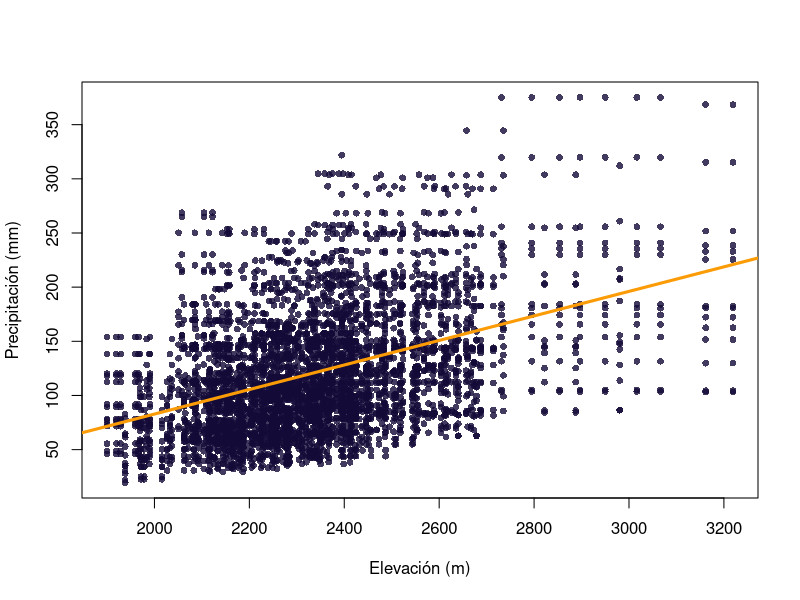
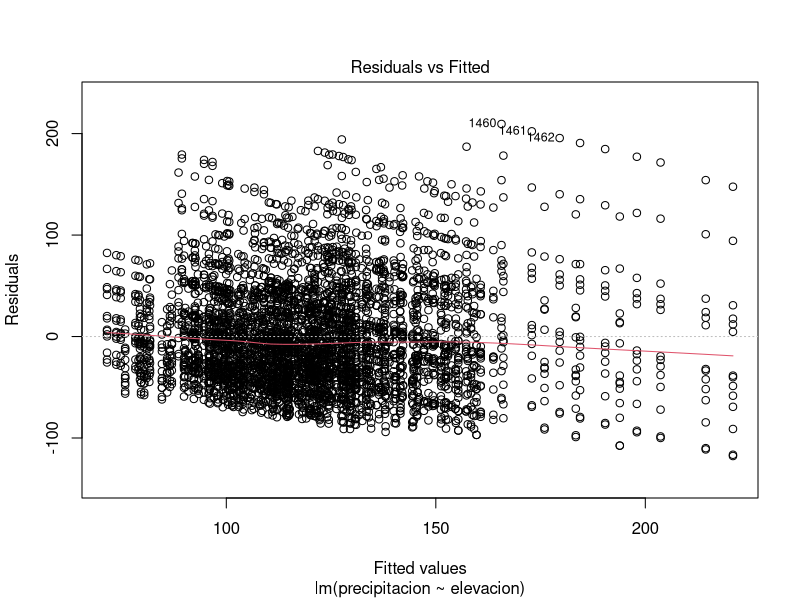
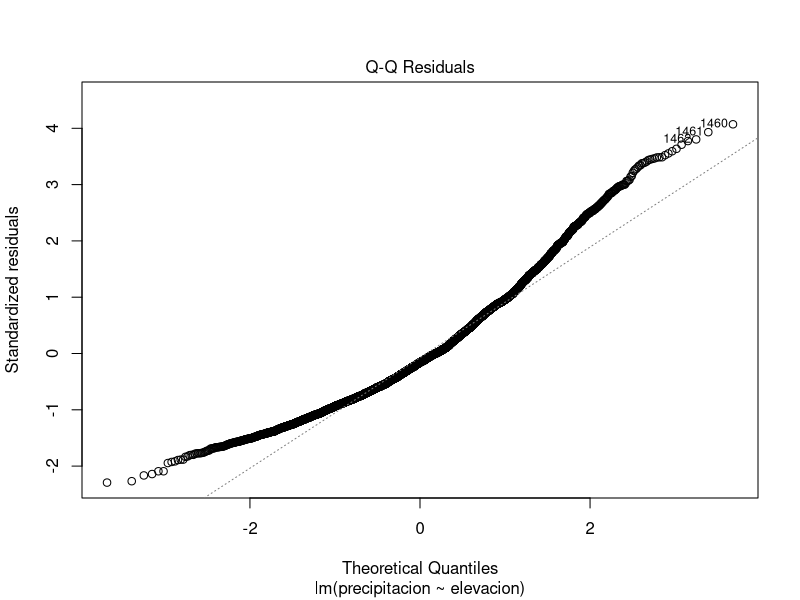
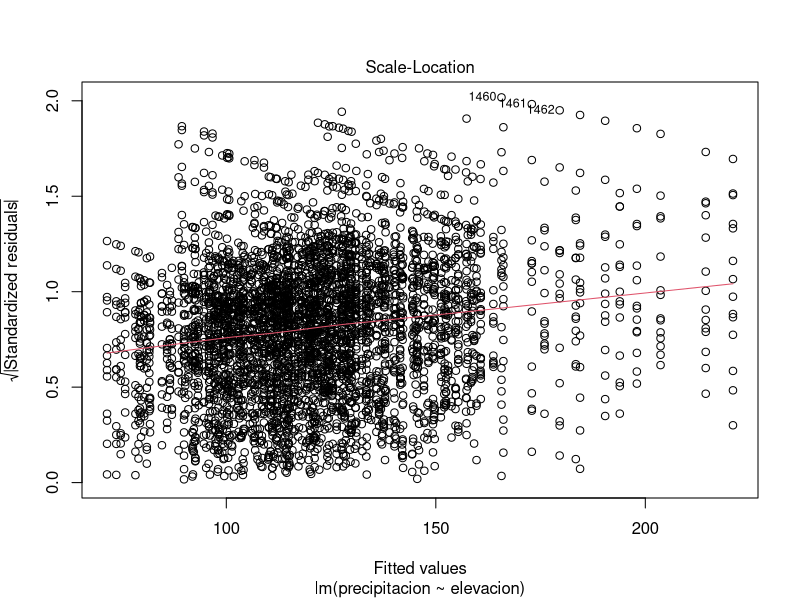
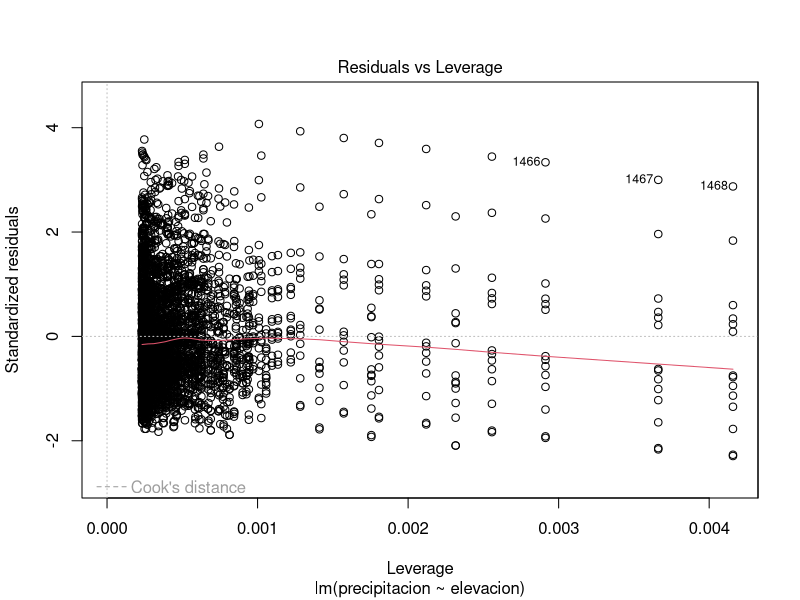
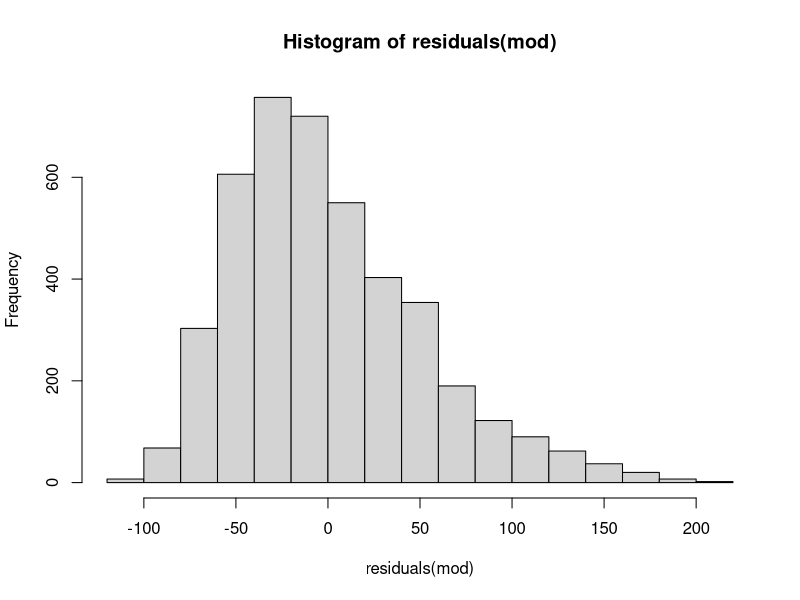
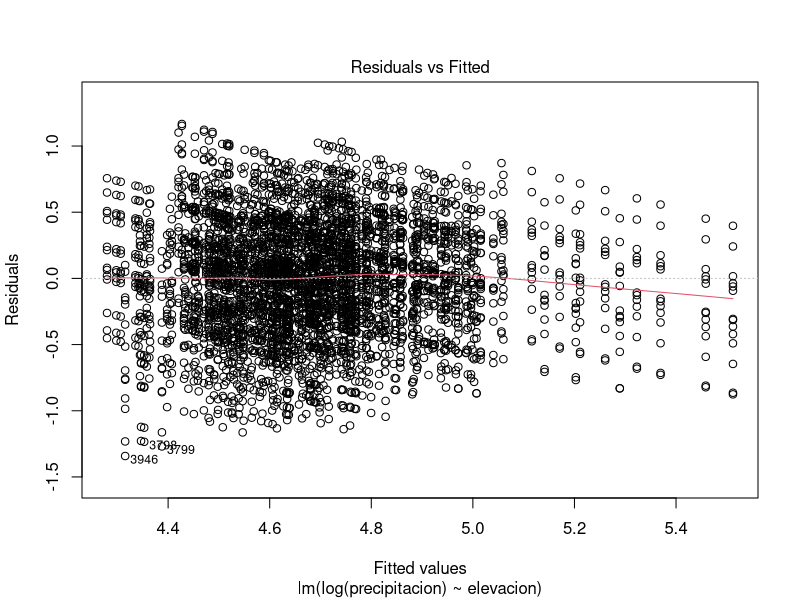
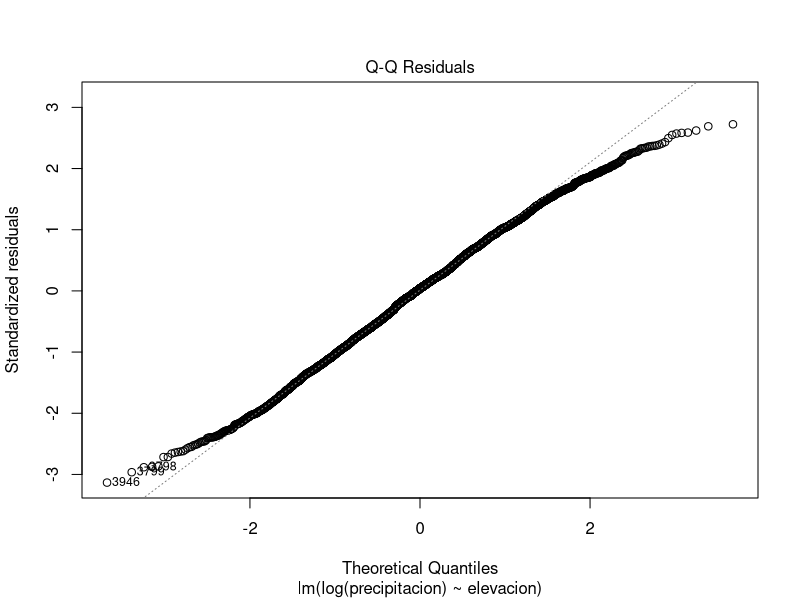

Recreate these plots in R, in order.
## Distribución normal

# cargamos los paquetes de funciones que usaremos
library(viridisLite)
library(ggplot2)

# para replicar los mismos resultados en cada participante
# usamos set.seed para que cada generacion aleatoria
# nos entregue los exactos mismos resultados
set.seed(111)

# ajustamos una paleta de colores para los graficos
col_palette <- inferno(256)

# cargamos los datos
repuesta <- read.csv("data/bird_community.csv", stringsAsFactors = FALSE)[, -1]
predictores <- read.csv("data/predictor_variables.csv", stringsAsFactors = FALSE)

# datos de la variable respuesta continua: 
# precipitación, temperatura mínima y temperatura máxima
precipitacion <- predictores$precipitation

# elevación en metros
elevacion <- predictores$elevation_m

### generamos un gráfico personalizado
# para visualizar los datos
plot(precipitacion ~ elevacion, # formula a graficar
     pch = 16, # tamaño del punto de observación
     cex = 0.9, # grado de transparencia (90%)?
     col = alpha(col_palette[25], 0.8),
     xlab = "Elevación (m)", ylab = "Precipitación (mm)") # rótulos de los ejes
abline(lm(precipitacion ~ elevacion), # abline es una función para agregar una linea en general 
       col = col_palette[200], lwd = 3) # si es usando "abline(lm(formula))" sera de un modelo lineal 



### Ajustando una regresión lineal en R
  
# lm ajusta un modelo lineal usando una formula 
mod <- lm(precipitacion ~ elevacion) # precipitación es var. respuesta
# y elevación su var. predictora

# chequeo visual de los resultados
plot(mod)

# summarise es una función para reportar un resumen del modelo
summary(mod)
  

### Diagnostico y evaluación de los modelos
  
## evaluacion visual de normalidad de los residuales
hist(residuals(mod)) # hist genera un histograma
# residuals(modelo) entrega los valores de los residuales


# fit model with log-transformed repuesta
mod <- lm(log(precipitacion) ~ elevacion)

# is it any better?
plot(mod)

### Linear regression: interpreting a fitted model
  
summary(mod)

mod <- lm(precipitacion ~ elevacion)
summary(mod)


